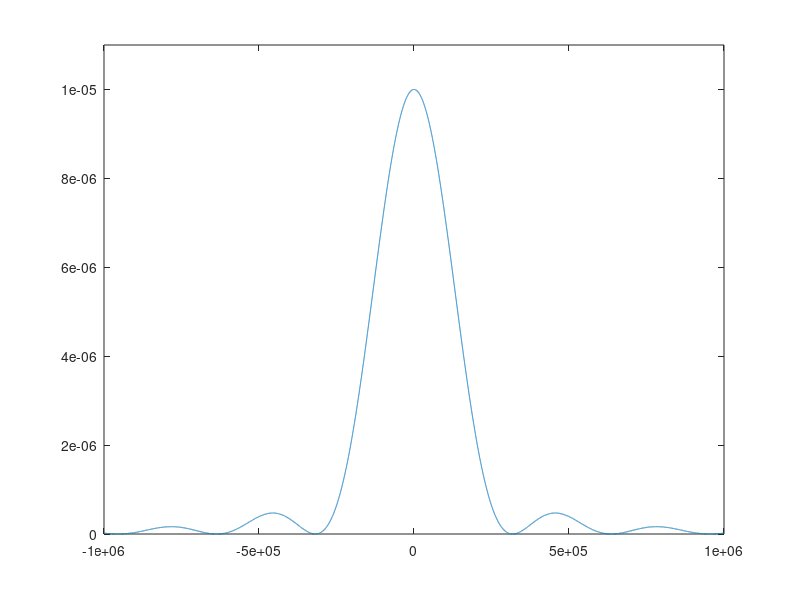

MATLAB code for this plot: (Note: this script raises an error after producing the figure.)

clear;clf;close all;

% Part b, plotting PSD of NRZ signal
% Set f axis data set 
f = [-1e6:100:1e6];
symbolRate = 500000;
Ts = 1/symbolRate;
% PSD function
f_angular = f./2;
a = sinc((pi*Ts).*f_angular);
S_f_rect = (5*Ts).*(a.^2);

figure(1)
plot(f, S_f_rect)
ylim([0 1.1e-5])
xlim([-1e6 1e6])
xline(0.5e6, 'r')
xline(-0.5e6, 'r')
title("PSD of 4 PAM with rectangular NRZ pulse shape")
xlabel("Frequency (Hz)")
ylabel("Power spectral density")

% Part c, PSD of raised cosine signal
%f = [-1e6:100:1e6];
syms f
a = 1+cos((pi*Ts)*f);
S_f_rcos = ((5*Ts)/4)*a^2;

figure(2)
y = piecewise(f<=-0.5e6, 0, -0.5e6<f<0.5e6, S_f_rcos, f>=0.5e6, 0);
fplot(y)
xline(0.5e6, 'r')
xline(-0.5e6, 'r')
ylim([0 1.1e-5])
xlim([-1e6 1e6])
title("PSD of 4 PAM with Rasied Cosine pulse shape")
xlabel("Frequency (Hz)")
ylabel("Power spectral density")




L=500; % Total data symbols in experiment is 1 million
% To display the pulse shape, we oversample the signal
% by factor of f_ovsamp=8
f_ovsamp=8; % Oversampling factor vs data rate
delay_rc=3;


% NEW code to generate root-raised cosine pulseshape (rolloff factor 0.5)
prcos = rcosdesign( 1, delay_rc*2, f_ovsamp );
pcmatch=prcos(end:-1:1);
% Generating a rectangular pulse shape
prect=ones(1,f_ovsamp);
prect=prect/norm(prect);
prmatch=prect(end:-1:1);
% Generating random signal data for polar signaling
s_data = [-3; 3; 1; 3; 1];

s_data = zeros(L, 1);
for i=1:L
   num = round(3*rand(1));
   switch (num) 
       case 0
           s_data(i) = -3;
       case 1
           s_data(i) = -1;
       case 2
           s_data(i) = 1;
       case 3
           s_data(i) = 3;
   end 
end

transpose(s_data);
% upsample to match the 'fictitious oversampling rate'
% which is f_ovsamp/T (T=1 is the symbol duration)
s_up=upsample(s_data,f_ovsamp);
% Identify the decision delays due to pulse shaping
% and matched filters
delayrc=2*delay_rc*f_ovsamp;
delayrt=f_ovsamp-1;
% Generate polar signaling of different pulse- shaping
xrcos=conv(s_up,prcos);
xrect=conv(s_up,prect);

figure(3)
plot(xrcos)

% t=(1:200)/f_ovsamp;
% figure(1)
% subplot(311)
% figwave1=plot(t,xrcos(delayrc/2:delayrc/2+199));
% %figwave1=plot(t, xrcos);
% title(' (a) Root-raised cosine pulse. .');
% set(figwave1 , 'Linewidth' ,2);
% subplot(312)
% figwave2=plot(t,xrect(delayrt:delayrt+199));
% title(' (b) Rectangular pulse.')
% set(figwave2, 'Linewidth' ,2);

% sending over lin


figure(4)
% Spectrum comparison
[Psd1,f]=pwelch(xrcos, [], [], [], 'twosided' ,f_ovsamp) ;
[Psd2,f]=pwelch(xrect, [], [], [], 'twosided' ,f_ovsamp);
figpsd1=semilogy(f-f_ovsamp/2,fftshift(Psd1));
ylabel('Power spectral density');
xlabel('frequency in unit of {1/T}');
tt1=title(' (a) PSD using root-raised cosine pulse (rolloff factor r=0.5) ');
set(tt1, 'FontSize' ,11);
figure (5)
figpsd2=semilogy(f-f_ovsamp/2,fftshift(Psd2));
ylabel('Power spectral density');
xlabel('frequency in unit of {1/T} ' );
tt2=title(' (b) PSD using rectangular NRZ pulse');
set(tt2, 'FontSize' ,11);
